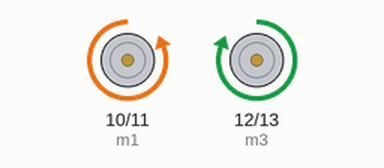
Recording of a sketch running on a simulated Arduino Uno, built with avr-gcc and run on an emulated ATmega328P. On the bench: motor-driver pin pairs drawn as motors (green arrow = first pin HIGH = forward, orange = second pin HIGH = backward, longer = more drive).

Above: at 1.5 s.
At 4.5 s:
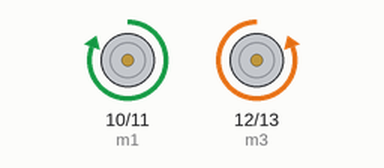
At 7.5 s:
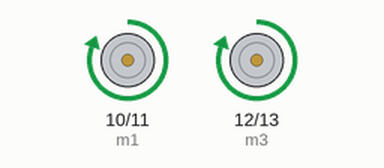
At 10.5 s:
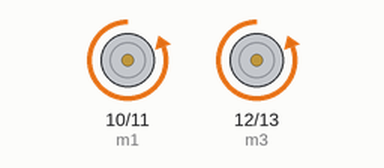
Timing chart, 0 to 15.6 s (numbered marks = the images above):
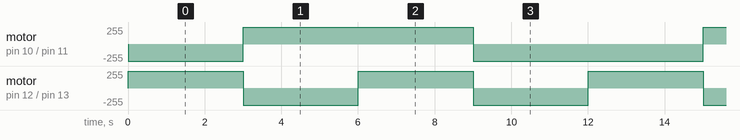

Measured:
- by itself, motor on pin 10 (m1) / pin 11 (m2): repeats every 12.0 s: forward 255/255 6.0 s, backward 255/255 6.0 s
- by itself, motor on pin 12 (m3) / pin 13 (m4): alternates forward 255/255 for 3.0 s and backward 255/255 for 3.0 s

The sketch:

Motors_3-6-18.ino
```cpp
int m1=10;
int m2=11;
int m3=12;
int m4=13;
void setup()
{
  pinMode(m1, OUTPUT);
  pinMode(m2, OUTPUT);
  pinMode(m3, OUTPUT);
  pinMode(m4, OUTPUT);
}
void loop()
{
  //forward
  digitalWrite(m1,LOW);
  digitalWrite(m2,HIGH);
  digitalWrite(m3,HIGH);
  digitalWrite(m4,LOW);
  delay(3000);
  //backward
  digitalWrite(m1,HIGH);
  digitalWrite(m2,LOW);
  digitalWrite(m3,LOW);
  digitalWrite(m4,HIGH);
  delay(3000);
  //R
  digitalWrite(m1,HIGH);
  digitalWrite(m2,LOW);
  digitalWrite(m3,HIGH);
  digitalWrite(m4,LOW);
  delay(3000);
  //L
  digitalWrite(m1,LOW);
  digitalWrite(m2,HIGH);
  digitalWrite(m3,LOW);
  digitalWrite(m4,HIGH);
  delay(3000);
}
```
